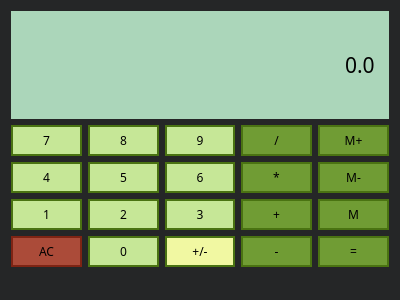
<?xml version="1.0" encoding="UTF-8"?>
<ui version="4.0">
 <class>Calculator</class>
 <widget class="QMainWindow" name="Calculator">
  <property name="geometry">
   <rect>
    <x>0</x>
    <y>0</y>
    <width>400</width>
    <height>300</height>
   </rect>
  </property>
  <property name="windowTitle">
   <string>Calculator</string>
  </property>
  <property name="windowIcon">
   <iconset>
    <normaloff>../build-Calculator-Desktop_Qt_5_12_0_MinGW_64_bit-Debug/debug/icon.png</normaloff>../build-Calculator-Desktop_Qt_5_12_0_MinGW_64_bit-Debug/debug/icon.png</iconset>
  </property>
  <property name="styleSheet">
   <string notr="true">QWidget {
	background-color: #252627;
}</string>
  </property>
  <widget class="QWidget" name="centralWidget">
   <layout class="QGridLayout" name="gridLayout">
    <item row="1" column="2">
     <widget class="QPushButton" name="Button9">
      <property name="sizePolicy">
       <sizepolicy hsizetype="Preferred" vsizetype="Preferred">
        <horstretch>0</horstretch>
        <verstretch>0</verstretch>
       </sizepolicy>
      </property>
      <property name="font">
       <font>
        <family>OCR A Extended</family>
        <pointsize>9</pointsize>
       </font>
      </property>
      <property name="styleSheet">
       <string notr="true">QPushButton {
	color: black;
	background-color: #C6E797;
	border: 2px solid #4A7312;
	padding: 5px;
}</string>
      </property>
      <property name="text">
       <string>9</string>
      </property>
     </widget>
    </item>
    <item row="1" column="4">
     <widget class="QPushButton" name="MemAdd">
      <property name="sizePolicy">
       <sizepolicy hsizetype="Preferred" vsizetype="Preferred">
        <horstretch>0</horstretch>
        <verstretch>0</verstretch>
       </sizepolicy>
      </property>
      <property name="font">
       <font>
        <family>OCR A Extended</family>
        <pointsize>9</pointsize>
       </font>
      </property>
      <property name="styleSheet">
       <string notr="true">QPushButton {
	color: black;
	background-color: #709C34;
	border: 2px solid #4A7312;
	padding: 5px;
}</string>
      </property>
      <property name="text">
       <string>M+</string>
      </property>
     </widget>
    </item>
    <item row="2" column="1">
     <widget class="QPushButton" name="Button5">
      <property name="sizePolicy">
       <sizepolicy hsizetype="Preferred" vsizetype="Preferred">
        <horstretch>0</horstretch>
        <verstretch>0</verstretch>
       </sizepolicy>
      </property>
      <property name="font">
       <font>
        <family>OCR A Extended</family>
        <pointsize>9</pointsize>
       </font>
      </property>
      <property name="styleSheet">
       <string notr="true">QPushButton {
	color: black;
	background-color: #C6E797;
	border: 2px solid #4A7312;
	padding: 5px;
}</string>
      </property>
      <property name="text">
       <string>5</string>
      </property>
     </widget>
    </item>
    <item row="1" column="0">
     <widget class="QPushButton" name="Button7">
      <property name="sizePolicy">
       <sizepolicy hsizetype="Preferred" vsizetype="Preferred">
        <horstretch>0</horstretch>
        <verstretch>0</verstretch>
       </sizepolicy>
      </property>
      <property name="font">
       <font>
        <family>OCR A Extended</family>
        <pointsize>9</pointsize>
       </font>
      </property>
      <property name="styleSheet">
       <string notr="true">QPushButton {
	color: black;
	background-color: #C6E797;
	border: 2px solid #4A7312;
	padding: 5px;
}</string>
      </property>
      <property name="text">
       <string>7</string>
      </property>
     </widget>
    </item>
    <item row="2" column="2">
     <widget class="QPushButton" name="Button6">
      <property name="sizePolicy">
       <sizepolicy hsizetype="Preferred" vsizetype="Preferred">
        <horstretch>0</horstretch>
        <verstretch>0</verstretch>
       </sizepolicy>
      </property>
      <property name="font">
       <font>
        <family>OCR A Extended</family>
        <pointsize>9</pointsize>
       </font>
      </property>
      <property name="styleSheet">
       <string notr="true">QPushButton {
	color: black;
	background-color: #C6E797;
	border: 2px solid #4A7312;
	padding: 5px;
}</string>
      </property>
      <property name="text">
       <string>6</string>
      </property>
     </widget>
    </item>
    <item row="2" column="4">
     <widget class="QPushButton" name="MemClear">
      <property name="sizePolicy">
       <sizepolicy hsizetype="Preferred" vsizetype="Preferred">
        <horstretch>0</horstretch>
        <verstretch>0</verstretch>
       </sizepolicy>
      </property>
      <property name="font">
       <font>
        <family>OCR A Extended</family>
        <pointsize>9</pointsize>
       </font>
      </property>
      <property name="styleSheet">
       <string notr="true">QPushButton {
	color: black;
	background-color: #709C34;
	border: 2px solid #4A7312;
	padding: 5px;
}</string>
      </property>
      <property name="text">
       <string>M-</string>
      </property>
     </widget>
    </item>
    <item row="3" column="1">
     <widget class="QPushButton" name="Button2">
      <property name="sizePolicy">
       <sizepolicy hsizetype="Preferred" vsizetype="Preferred">
        <horstretch>0</horstretch>
        <verstretch>0</verstretch>
       </sizepolicy>
      </property>
      <property name="font">
       <font>
        <family>OCR A Extended</family>
        <pointsize>9</pointsize>
       </font>
      </property>
      <property name="styleSheet">
       <string notr="true">QPushButton {
	color: black;
	background-color: #C6E797;
	border: 2px solid #4A7312;
	padding: 5px;
}</string>
      </property>
      <property name="text">
       <string>2</string>
      </property>
     </widget>
    </item>
    <item row="1" column="3">
     <widget class="QPushButton" name="Divide">
      <property name="sizePolicy">
       <sizepolicy hsizetype="Preferred" vsizetype="Preferred">
        <horstretch>0</horstretch>
        <verstretch>0</verstretch>
       </sizepolicy>
      </property>
      <property name="font">
       <font>
        <family>OCR A Extended</family>
        <pointsize>9</pointsize>
       </font>
      </property>
      <property name="styleSheet">
       <string notr="true">QPushButton {
	color: black;
	background-color: #709C34;
	border: 2px solid #4A7312;
	padding: 5px;
}</string>
      </property>
      <property name="text">
       <string>/</string>
      </property>
     </widget>
    </item>
    <item row="2" column="3">
     <widget class="QPushButton" name="Multiply">
      <property name="sizePolicy">
       <sizepolicy hsizetype="Preferred" vsizetype="Preferred">
        <horstretch>0</horstretch>
        <verstretch>0</verstretch>
       </sizepolicy>
      </property>
      <property name="font">
       <font>
        <family>OCR A Extended</family>
        <pointsize>9</pointsize>
       </font>
      </property>
      <property name="styleSheet">
       <string notr="true">QPushButton {
	color: black;
	background-color: #709C34;
	border: 2px solid #4A7312;
	padding: 5px;
}</string>
      </property>
      <property name="text">
       <string>*</string>
      </property>
     </widget>
    </item>
    <item row="1" column="1">
     <widget class="QPushButton" name="Button8">
      <property name="sizePolicy">
       <sizepolicy hsizetype="Preferred" vsizetype="Preferred">
        <horstretch>0</horstretch>
        <verstretch>0</verstretch>
       </sizepolicy>
      </property>
      <property name="font">
       <font>
        <family>OCR A Extended</family>
        <pointsize>9</pointsize>
       </font>
      </property>
      <property name="styleSheet">
       <string notr="true">QPushButton {
	color: black;
	background-color: #C6E797;
	border: 2px solid #4A7312;
	padding: 5px;
}</string>
      </property>
      <property name="text">
       <string>8</string>
      </property>
     </widget>
    </item>
    <item row="3" column="0">
     <widget class="QPushButton" name="Button1">
      <property name="sizePolicy">
       <sizepolicy hsizetype="Preferred" vsizetype="Preferred">
        <horstretch>0</horstretch>
        <verstretch>0</verstretch>
       </sizepolicy>
      </property>
      <property name="font">
       <font>
        <family>OCR A Extended</family>
        <pointsize>9</pointsize>
       </font>
      </property>
      <property name="styleSheet">
       <string notr="true">QPushButton {
	color: black;
	background-color: #C6E797;
	border: 2px solid #4A7312;
	padding: 5px;
}</string>
      </property>
      <property name="text">
       <string>1</string>
      </property>
     </widget>
    </item>
    <item row="3" column="3">
     <widget class="QPushButton" name="Add">
      <property name="sizePolicy">
       <sizepolicy hsizetype="Preferred" vsizetype="Preferred">
        <horstretch>0</horstretch>
        <verstretch>0</verstretch>
       </sizepolicy>
      </property>
      <property name="font">
       <font>
        <family>OCR A Extended</family>
        <pointsize>9</pointsize>
       </font>
      </property>
      <property name="styleSheet">
       <string notr="true">QPushButton {
	color: black;
	background-color: #709C34;
	border: 2px solid #4A7312;
	padding: 5px;
}</string>
      </property>
      <property name="text">
       <string>+</string>
      </property>
     </widget>
    </item>
    <item row="2" column="0">
     <widget class="QPushButton" name="Button4">
      <property name="sizePolicy">
       <sizepolicy hsizetype="Preferred" vsizetype="Preferred">
        <horstretch>0</horstretch>
        <verstretch>0</verstretch>
       </sizepolicy>
      </property>
      <property name="font">
       <font>
        <family>OCR A Extended</family>
        <pointsize>9</pointsize>
       </font>
      </property>
      <property name="styleSheet">
       <string notr="true">QPushButton {
	color: black;
	background-color: #C6E797;
	border: 2px solid #4A7312;
	padding: 5px;
}</string>
      </property>
      <property name="text">
       <string>4</string>
      </property>
     </widget>
    </item>
    <item row="3" column="2">
     <widget class="QPushButton" name="Button3">
      <property name="sizePolicy">
       <sizepolicy hsizetype="Preferred" vsizetype="Preferred">
        <horstretch>0</horstretch>
        <verstretch>0</verstretch>
       </sizepolicy>
      </property>
      <property name="font">
       <font>
        <family>OCR A Extended</family>
        <pointsize>9</pointsize>
       </font>
      </property>
      <property name="styleSheet">
       <string notr="true">QPushButton {
	color: black;
	background-color: #C6E797;
	border: 2px solid #4A7312;
	padding: 5px;
}</string>
      </property>
      <property name="text">
       <string>3</string>
      </property>
     </widget>
    </item>
    <item row="3" column="4">
     <widget class="QPushButton" name="MemGet">
      <property name="sizePolicy">
       <sizepolicy hsizetype="Preferred" vsizetype="Preferred">
        <horstretch>0</horstretch>
        <verstretch>0</verstretch>
       </sizepolicy>
      </property>
      <property name="font">
       <font>
        <family>OCR A Extended</family>
        <pointsize>9</pointsize>
       </font>
      </property>
      <property name="styleSheet">
       <string notr="true">QPushButton {
	color: black;
	background-color: #709C34;
	border: 2px solid #4A7312;
	padding: 5px;
}</string>
      </property>
      <property name="text">
       <string>M</string>
      </property>
     </widget>
    </item>
    <item row="4" column="0">
     <widget class="QPushButton" name="Clear">
      <property name="sizePolicy">
       <sizepolicy hsizetype="Preferred" vsizetype="Preferred">
        <horstretch>0</horstretch>
        <verstretch>0</verstretch>
       </sizepolicy>
      </property>
      <property name="font">
       <font>
        <family>OCR A Extended</family>
        <pointsize>9</pointsize>
       </font>
      </property>
      <property name="styleSheet">
       <string notr="true">QPushButton {
	color: black;
	background-color: #AB4B39;
	border: 2px solid #7E2414;
	padding: 5px;
}</string>
      </property>
      <property name="text">
       <string>AC</string>
      </property>
     </widget>
    </item>
    <item row="4" column="1">
     <widget class="QPushButton" name="Button0">
      <property name="sizePolicy">
       <sizepolicy hsizetype="Preferred" vsizetype="Preferred">
        <horstretch>0</horstretch>
        <verstretch>0</verstretch>
       </sizepolicy>
      </property>
      <property name="font">
       <font>
        <family>OCR A Extended</family>
        <pointsize>9</pointsize>
       </font>
      </property>
      <property name="styleSheet">
       <string notr="true">QPushButton {
	color: black;
	background-color: #C6E797;
	border: 2px solid #4A7312;
	padding: 5px;
}</string>
      </property>
      <property name="text">
       <string>0</string>
      </property>
     </widget>
    </item>
    <item row="4" column="2">
     <widget class="QPushButton" name="ChangeSign">
      <property name="sizePolicy">
       <sizepolicy hsizetype="Preferred" vsizetype="Preferred">
        <horstretch>0</horstretch>
        <verstretch>0</verstretch>
       </sizepolicy>
      </property>
      <property name="font">
       <font>
        <family>OCR A Extended</family>
        <pointsize>9</pointsize>
       </font>
      </property>
      <property name="styleSheet">
       <string notr="true">QPushButton {
	color: black;
	background-color: #F1F8A2;
	border: 2px solid #4A7312;
	padding: 5px;
}</string>
      </property>
      <property name="text">
       <string>+/-</string>
      </property>
     </widget>
    </item>
    <item row="4" column="3">
     <widget class="QPushButton" name="Subtract">
      <property name="sizePolicy">
       <sizepolicy hsizetype="Preferred" vsizetype="Preferred">
        <horstretch>0</horstretch>
        <verstretch>0</verstretch>
       </sizepolicy>
      </property>
      <property name="font">
       <font>
        <family>OCR A Extended</family>
        <pointsize>9</pointsize>
       </font>
      </property>
      <property name="styleSheet">
       <string notr="true">QPushButton {
	color: black;
	background-color: #709C34;
	border: 2px solid #4A7312;
	padding: 5px;
}</string>
      </property>
      <property name="text">
       <string>-</string>
      </property>
     </widget>
    </item>
    <item row="4" column="4">
     <widget class="QPushButton" name="Equals">
      <property name="sizePolicy">
       <sizepolicy hsizetype="Preferred" vsizetype="Preferred">
        <horstretch>0</horstretch>
        <verstretch>0</verstretch>
       </sizepolicy>
      </property>
      <property name="font">
       <font>
        <family>OCR A Extended</family>
        <pointsize>9</pointsize>
       </font>
      </property>
      <property name="styleSheet">
       <string notr="true">QPushButton {
	color: black;
	background-color: #709C34;
	border: 2px solid #4A7312;
	padding: 5px;
}</string>
      </property>
      <property name="text">
       <string>=</string>
      </property>
     </widget>
    </item>
    <item row="0" column="0" colspan="5">
     <widget class="QLineEdit" name="Display">
      <property name="sizePolicy">
       <sizepolicy hsizetype="Preferred" vsizetype="Expanding">
        <horstretch>0</horstretch>
        <verstretch>0</verstretch>
       </sizepolicy>
      </property>
      <property name="font">
       <font>
        <family>OCR A Extended</family>
        <pointsize>16</pointsize>
       </font>
      </property>
      <property name="styleSheet">
       <string notr="true">QLineEdit {
	background-color: #ABD6BA;
	border: none;
	padding: 0 10px;	
}</string>
      </property>
      <property name="text">
       <string>0.0</string>
      </property>
      <property name="alignment">
       <set>Qt::AlignRight|Qt::AlignTrailing|Qt::AlignVCenter</set>
      </property>
     </widget>
    </item>
   </layout>
  </widget>
  <widget class="QMenuBar" name="menuBar">
   <property name="geometry">
    <rect>
     <x>0</x>
     <y>0</y>
     <width>400</width>
     <height>26</height>
    </rect>
   </property>
  </widget>
  <widget class="QStatusBar" name="statusBar"/>
 </widget>
 <layoutdefault spacing="6" margin="11"/>
 <resources/>
 <connections/>
</ui>
